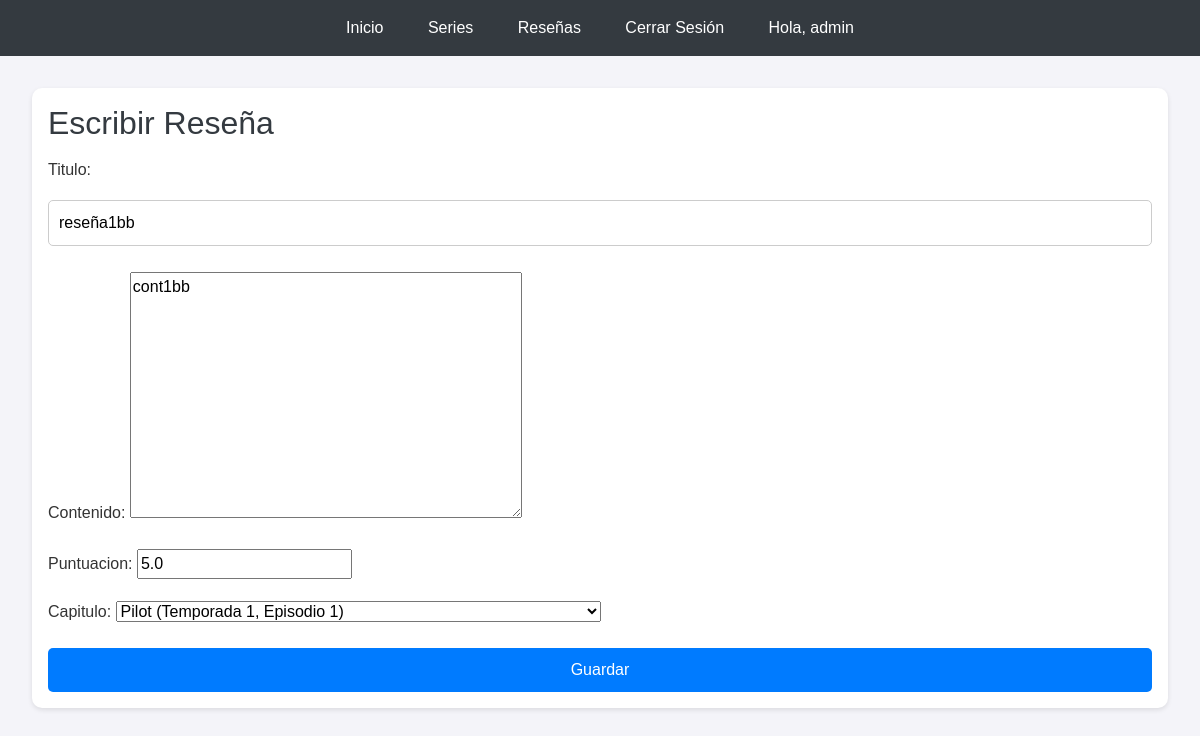
The page /reseñas/1/editar/ (signed in) on the database its author committed.
### apps/reseñas/models.py (models this page shows, shortened)
class Reseña(models.Model):
    usuario = models.ForeignKey(User, on_delete=models.CASCADE)
    serie = models.ForeignKey(Serie, on_delete=models.CASCADE)
    capitulo = models.ForeignKey(Capitulo, on_delete=models.CASCADE)
    titulo = models.CharField(max_length=100)
    contenido = models.TextField()
    puntuacion = models.DecimalField(
        max_digits=3,
        decimal_places=1,
        validators=[
            MaxValueValidator(5.0),
            MinValueValidator(0.0)
        ])

### apps/series/models.py (models this page shows)
class Capitulo(models.Model):
    titulo = models.CharField(max_length=200)
    numero = models.IntegerField()  # Número del capítulo dentro de la temporada
    temporada = models.IntegerField()  # Número de la temporada
    serie = models.ForeignKey(Serie, on_delete=models.CASCADE, related_name='capitulos')
    descripcion = models.TextField()
    def __str__(self):
        return f"{self.titulo} (Temporada {self.temporada}, Episodio {self.numero})"

### templates/reseñas/reseña_form.html (shortened to what this page needs)
{% extends 'base.html' %}
{% load static %}
{% block content %}
    <h2>Escribir Reseña</h2>
    <form method="post">
    {{ form.as_p }}
    <button type="submit">Guardar</button>
    </form>
{% endblock %}

### templates/base.html (shortened to what this page needs)
{% load static %}
<!DOCTYPE html>
<html lang="en">
<head>
    <link href="https://stackpath.bootstrapcdn.com/bootstrap/4.5.2/css/bootstrap.min.css" rel="stylesheet">
    <link rel="stylesheet" href="{% static 'css/styles.css' %}">
</head>
<body>
    <nav>
        <ul>
            <li><a href="{% url 'index' %}">Inicio</a></li>
            <li><a href="{% url 'series:serie-list'%}">Series</a></li>
            <li><a href="{% url 'reseñas:reseña-list'%}">Reseñas</a></li>
            {% if user.is_authenticated %}
                <li><a href="{% url 'account_logout' %}">Cerrar Sesión</a></li>
                <li><a href="#">Hola, {{ user.username }}</a></li>
            {% else %}
                <li><a href="{% url 'account_login' %}">Iniciar Sesión</a></li>
                <li><a href="{% url 'account_signup' %}">Registrarse</a></li>
            {% endif %}
        </ul>
    </nav>
    <div class="content">
        {% block content %}{% endblock %}
    </div>
</body>
</html>

### static/css/styles.css (style rules this page uses)
body { font-family: Arial, sans-serif; margin: 0; padding: 0; background-color: #f4f4f9; color: #333; }
nav { background-color: #343a40; color: #ffffff; padding: 1rem; text-align: center; }
nav ul { list-style-type: none; padding: 0; margin: 0; }
nav ul li { display: inline; margin: 0 10px; }
nav ul li a { color: #ffffff; text-decoration: none; padding: 5px 10px; border-radius: 5px; transition: background-color 0.3s; }
.content { margin: 2rem; padding: 1rem; background-color: #ffffff; border-radius: 10px; box-shadow: 0 2px 5px rgba(0, 0, 0, 0.1); }
button, .btn { background-color: #007bff; color: #ffffff; border: none; padding: 10px 20px; font-size: 1rem; border-radius: 5px; cursor: pointer; transition: background-color 0.3s, transform 0.3s; }
form { margin-top: 1rem; }
form input[type="text"], form input[type="password"], form input[type="email"] { width: 100%; padding: 10px; margin: 10px 0; border: 1px solid #ccc; border-radius: 5px; }
form button { width: 100%; padding: 10px; }
h2 { color: #343a40; }

### rows shown on the page
Reseña: titulo "reseña1bb", contenido "cont1bb", puntuacion "5.0", capitulo "Pilot (Temporada 1, Episodio 1)"

### other values the page prints
{{ user.username }} "admin"
